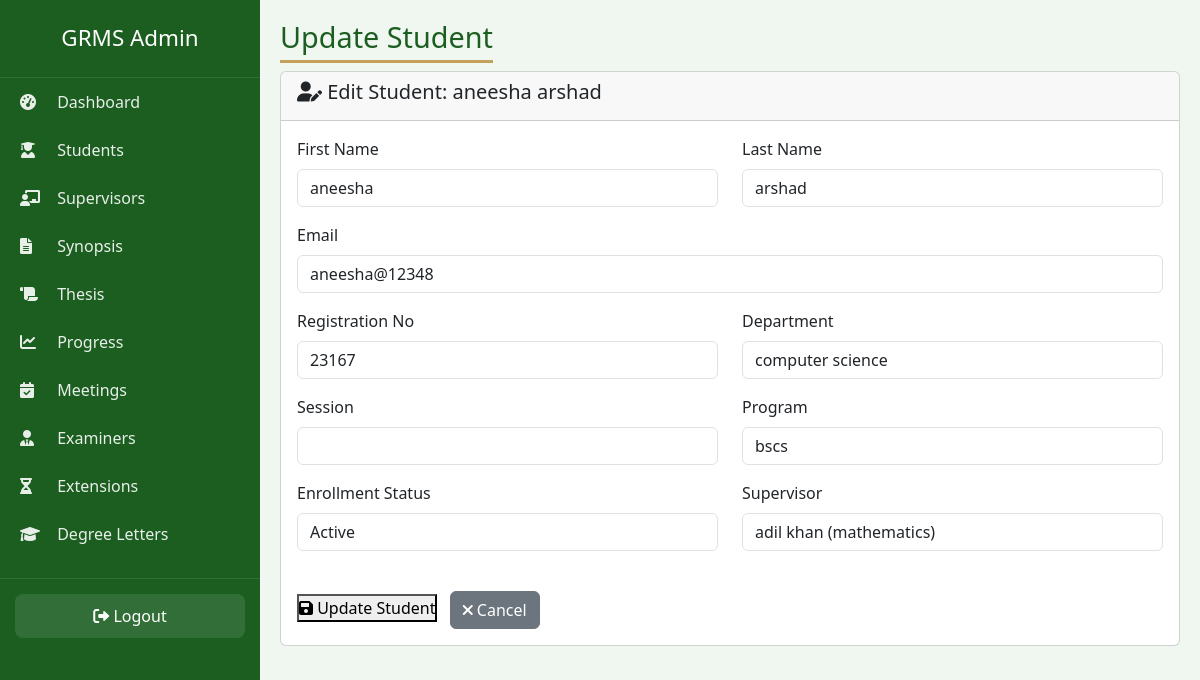
/admin-panel-2026-secure/students/2/update/ (signed in), run on the app's committed database.
### accounts/models.py (models this page shows, shortened)
class Student(models.Model):
    ENROLLMENT_STATUS = (
        ('Active', 'Active'),
        ('Inactive', 'Inactive'),
        ('Completed', 'Completed'),
        ('Withdrawn', 'Withdrawn'),
    )
    user = models.OneToOneField(User, on_delete=models.CASCADE, related_name='student_profile')
    registration_no = models.CharField(max_length=30, unique=True)
    department = models.CharField(max_length=100)
    session = models.CharField(max_length=20)
    program = models.CharField(max_length=50)
    enrollment_status = models.CharField(max_length=20, choices=ENROLLMENT_STATUS, default='Active')
    admission_date = models.DateField(default=timezone.now)
    supervisor = models.ForeignKey('Supervisor', on_delete=models.SET_NULL, null=True, blank=True, related_name='students')

class Supervisor(models.Model):
    AVAILABILITY = (
        ('Available', 'Available'),
        ('Not Available', 'Not Available'),
        ('On Leave', 'On Leave'),
    )
    user = models.OneToOneField(User, on_delete=models.CASCADE, related_name='supervisor_profile')
    employee_id = models.CharField(max_length=30, unique=True, blank=True, null=True)
    department = models.CharField(max_length=100)
    designation = models.CharField(max_length=50)
    availability_status = models.CharField(max_length=20, choices=AVAILABILITY, default='Available')
    max_students = models.IntegerField(default=5)

### accounts/views.py (the view, shortened to what this page needs)
# urls.py: path('admin-panel-2026-secure/students/<int:pk>/update/', views.admin_student_update, name='admin_student_update'),
@login_required
@user_passes_test(is_admin)
def admin_student_update(request, pk):
    student = get_object_or_404(Student, pk=pk)
    supervisors = Supervisor.objects.all()
    return render(request, 'admin/student/update.html', {'student': student, 'supervisors': supervisors})

### accounts/views.py (called while the page is built)
def is_admin(user):
    return user.is_superuser or user.groups.filter(name='Admin').exists()

### templates/admin/student/update.html (shortened to what this page needs)
{% extends 'admin/base.html' %}
{% load static %}
{% block page_title %}Update Student{% endblock %}
{% block content %}
<div class="card">
    <div class="card-header">
        <h5><i class="fas fa-user-edit"></i> Edit Student: {{ student.user.get_full_name }}</h5>
    </div>
    <div class="card-body">
        <form method="post">
            <div class="row">
                <div class="col-md-6 mb-3">
                    <label class="form-label">First Name</label>
                    <input type="text" name="first_name" class="form-control" value="{{ student.user.first_name }}">
                </div>
                <div class="col-md-6 mb-3">
                    <label class="form-label">Last Name</label>
                    <input type="text" name="last_name" class="form-control" value="{{ student.user.last_name }}">
                </div>
            </div>
            <div class="mb-3">
                <label class="form-label">Email</label>
                <input type="email" name="email" class="form-control" value="{{ student.user.email }}" required>
            </div>
            <div class="row">
                <div class="col-md-6 mb-3">
                    <label class="form-label">Registration No</label>
                    <input type="text" name="registration_no" class="form-control" value="{{ student.registration_no }}" required>
                </div>
                <div class="col-md-6 mb-3">
                    <label class="form-label">Department</label>
                    <input type="text" name="department" class="form-control" value="{{ student.department }}">
                </div>
            </div>
            <div class="row">
                <div class="col-md-6 mb-3">
                    <label class="form-label">Session</label>
                    <input type="text" name="session" class="form-control" value="{{ student.session }}">
                </div>
                <div class="col-md-6 mb-3">
                    <label class="form-label">Program</label>
                    <input type="text" name="program" class="form-control" value="{{ student.program }}">
                </div>
            </div>
            <div class="row">
                <div class="col-md-6 mb-3">
                    <label class="form-label">Enrollment Status</label>
                    <select name="enrollment_status" class="form-control">
                        <option value="Active" {% if student.enrollment_status == 'Active' %}selected{% endif %}>Active</option>
                    </select>
                </div>
                <div class="col-md-6 mb-3">
                    <label class="form-label">Supervisor</label>
                    <select name="supervisor" class="form-control">
                        {% for sup in supervisors %}
                            <option value="{{ sup.id }}" {% if student.supervisor.id == sup.id %}selected{% endif %}>
                                {{ sup.user.get_full_name }} ({{ sup.department }})
                            </option>
                        {% endfor %}
                    </select>
                </div>
            </div>
            <div class="mt-4">
                <button type="submit" class="btn-action">
                    <i class="fas fa-save"></i> Update Student
                </button>
                <a href="{% url 'admin_student_list' %}" class="btn btn-secondary ms-2">
                    <i class="fas fa-times"></i> Cancel
                </a>
            </div>
        </form>
    </div>
</div>
{% endblock %}

### templates/admin/base.html (style rules this page uses)
* { margin:0;padding:0;box-sizing:border-box; }
body { background:#f0f7f0;font-family:'Segoe UI',sans-serif; }

### data on the page
Student: user.get_full_name "aneesha arshad", first_name "aneesha", last_name "arshad", email "aneesha@12348", registration_no "23167", department "computer science", program "bscs", enrollment_status "Active", supervisor "adil khan (mathematics)"
